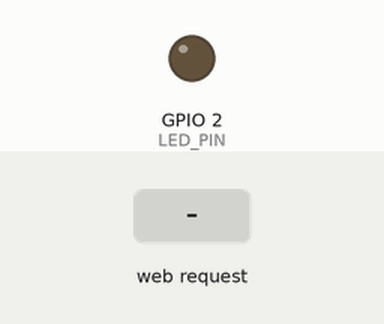
The sketch below on a simulated ESP32. Parts: output pins drawn as LEDs (lit = HIGH). The test bench sets the inputs (shaded band). WiFi joins after 1.5 s; servers stay silent unless stated; what the sketch prints to the serial monitor is not drawn.

Above: at 2.7 s.
2.8 s: HTTP request GET /ledon received
At 4.0 s:
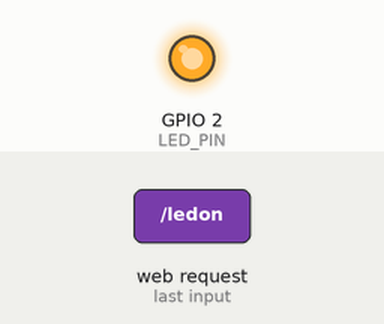
4.3 s: HTTP request GET /ledoff received
At 5.2 s:
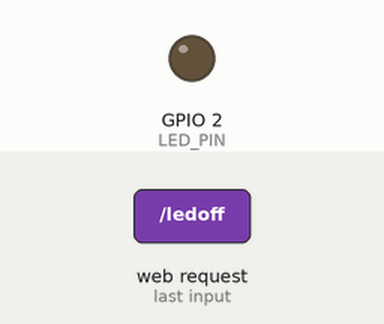
Timing chart, 0 to 7.3 s (numbered marks = the images above; inputs shaded):
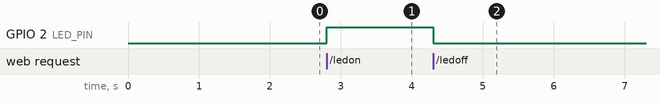

The sketch:

06_LED_Control_From_Web_Page.ino
```cpp
#include <WiFi.h>
#include <WebServer.h>

const char* ssid = "Santhosh";
const char* password = "00000000";

#define LED_PIN 2

WebServer server(80);

void handleRoot()
{
  String html =
  "<!DOCTYPE html>"
  "<html>"
  "<head>"
  "<title>ESP32 LED Control</title>"
  "<meta name='viewport' content='width=device-width, initial-scale=1'>"
  "</head>"
  "<body>"
  "<h1>ESP32 Web Server</h1>"
  "<h2>LED Control</h2>"
  "<p><a href='/ledon'><button style='width:150px;height:50px;'>LED ON</button></a></p>"
  "<p><a href='/ledoff'><button style='width:150px;height:50px;'>LED OFF</button></a></p>"
  "</body>"
  "</html>";

  server.send(200, "text/html", html);
}

void handleLedOn()
{
  digitalWrite(LED_PIN, HIGH);
  server.sendHeader("Location", "/");
  server.send(303);
}

void handleLedOff()
{
  digitalWrite(LED_PIN, LOW);
  server.sendHeader("Location", "/");
  server.send(303);
}

void setup()
{
  Serial.begin(115200);

  pinMode(LED_PIN, OUTPUT);
  digitalWrite(LED_PIN, LOW);

  WiFi.begin(ssid, password);

  Serial.print("Connecting to WiFi");

  while (WiFi.status() != WL_CONNECTED)
  {
    delay(500);
    Serial.print(".");
  }

  Serial.println();
  Serial.println("WiFi Connected");

  Serial.print("IP Address: ");
  Serial.println(WiFi.localIP());

  server.on("/", handleRoot);
  server.on("/ledon", handleLedOn);
  server.on("/ledoff", handleLedOff);

  server.begin();

  Serial.println("Web Server Started");
}

void loop()
{
  server.handleClient();
}
```

Measured:
- after the input at 2.8 s, GPIO 2 (LED_PIN): LOW → HIGH at once
- after the input at 4.3 s, GPIO 2 (LED_PIN): HIGH → LOW at once
